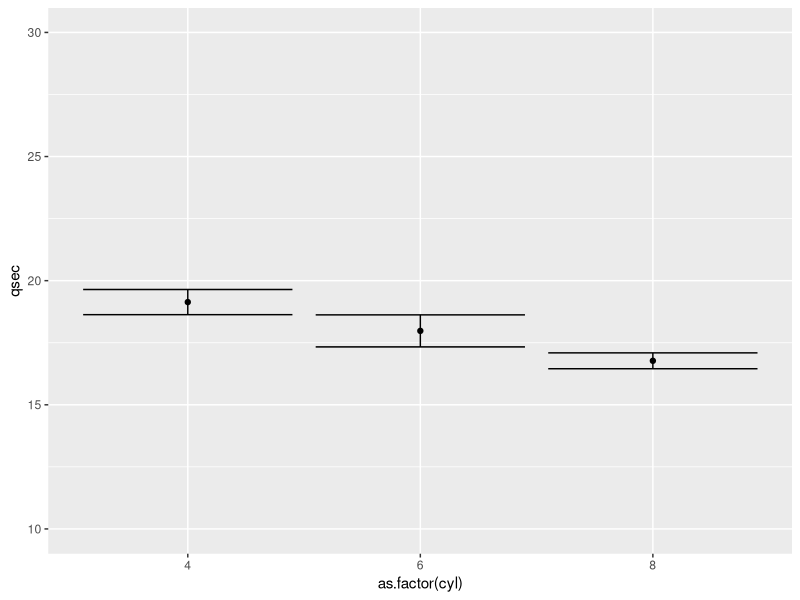
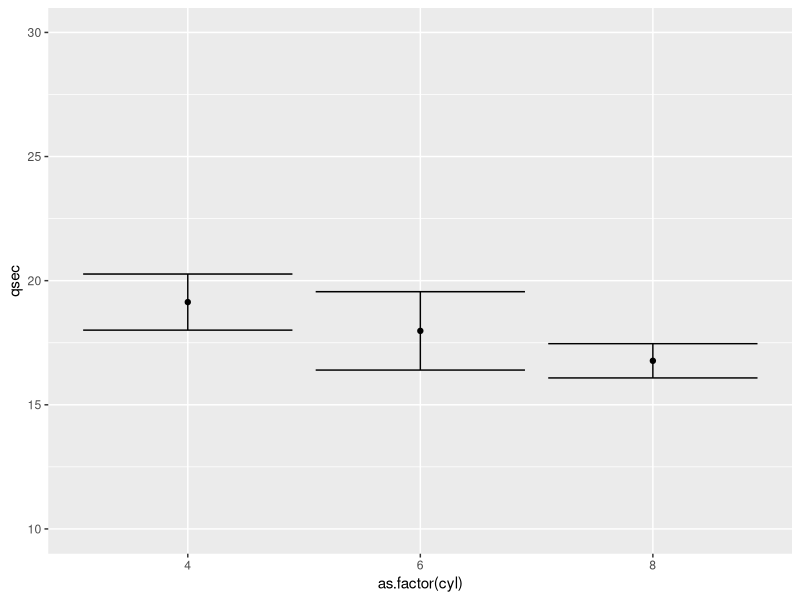
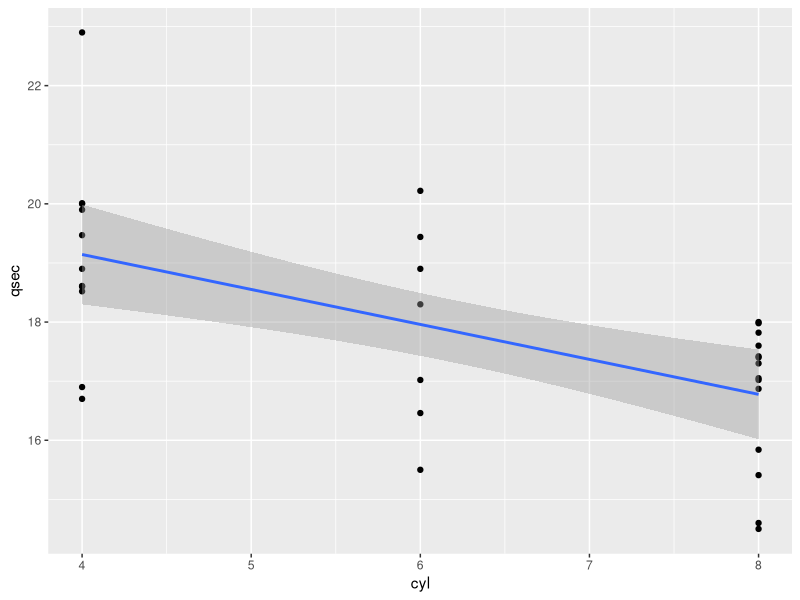
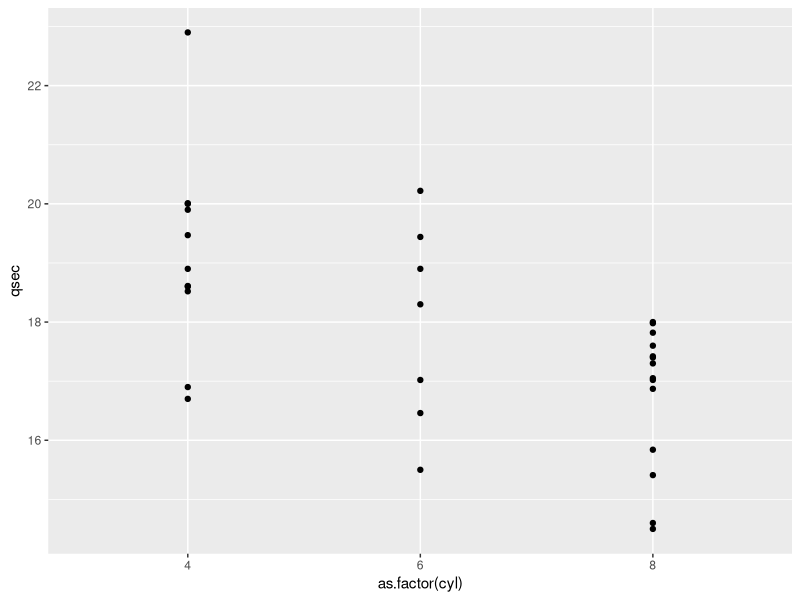

Recreate these plots in R, in order.

#'--- 
#' title: "stat_summary functions in ggplot"
#' author: "Nayef Ahmad"
#' date: "2019-11-03"
#' output: 
#'   html_document: 
#'     keep_md: yes
#'     code_folding: show
#'     toc: true
#'     toc_float: true
#'     toc_folding: false
#' ---
#' 
#' 

#+ lib, include = FALSE 
library(tidyverse)
library(Hmisc)
library(broom)

#+ rest 

#' # Overview
#'
#' Reference:
#' https://stackoverflow.com/questions/19258460/standard-error-bars-using-stat-summary
#'
#' Let's look at the difference between 2 different ways of supplying functions
#' to `stat_summary`:
#'
#' 1. Binding the function (e.g. `mean`) to the argument `fun.y`
#'
#' 2. Binding the function (e.g. `mean_se` or `Hmisc::mean_cl_normal`) to the
#' argument `fun.data`
#'
#' This could be a good way to fit pointwise confidence intervals without
#' fitting a regression model to the entire dataset. 
#' 
 

# ?stat_summary

#' # Plot with 1 s.e. intervals around mean
#' 
#' This plot shows mean and 1 standard error intervals 

mtcars %>% 
    ggplot(aes(as.factor(cyl),
               qsec)) + 
    
    # stat_summary with arg "fun.y":
    # A function that returns a single number 
    stat_summary(fun.y = mean, 
                 geom = "point") + 
    
    # stat_summary with arg "fun.data": 
    # A function that is given the complete data and should return a data frame
    # with variables ymin, y, and ymax (for use in plotting ranges).
    
    # mean_se( ) is intended for use with stat_summary. It calculates mean and 
    # standard error 
    stat_summary(fun.data = mean_se,  
                 geom = "errorbar") + 
    
    scale_y_continuous(limits = c(10, 30))



#' # Plot with normmal-based CI around mean
#' 
#' Now use function `mean_cl_normal` from package `{Hmisc}`. This gives the
#' sample mean and lower and upper Gaussian confidence limits based on the
#' t-distribution
 
# ?mean_cl_normal

#' Here's how the function works: 
#' 
smean.cl.normal

# plot 
mtcars %>% 
    ggplot(aes(as.factor(cyl),
               qsec)) + 
    
    # stat_summary with arg "fun.y":
    # A function that returns a single number 
    stat_summary(fun.y = mean, 
                 geom = "point") + 
    
    # stat_summary with arg "fun.data": 
    # A function that is given the complete data and should return a data frame
    # with variables ymin, y, and ymax (for use in plotting ranges).
    
    # mean_cl_normal( ) is intended for use with stat_summary. It calculates
    # sample mean and lower and upper Gaussian confidence limits based on the 
    # t-distribution
    stat_summary(fun.data = mean_cl_normal,  
                 geom = "errorbar") +
    
    scale_y_continuous(limits = c(10, 30))


#' # Why not regression?
#'
#' Consider the following. Is this a better way to show confidence intervals?
#'
#' **Ans.** No, not if cylinder is not actually a continuous variable.
#'
#' These are two different models:
#'
#' * if we treat `cyl` as continuous, then we estimate two parameters: <i> slope
#' and intercept </i>
#'
#' * if we treat `cyl` as factor, then we estimate 3 parameters: <i> intercept,
#' effect of `cyl = 6`, and effect of `cyl = 8` </i>
#'
#'
#'#' Note that the CI will not be displayed if you pass `cyl` as a factor (2nd
#' graph below)
#' 

# cyl as continuous
mtcars %>% 
    ggplot(aes(x = cyl,
               y = qsec)) + 
    geom_point() + 
    geom_smooth(method = "lm")


# cyl as factor
mtcars %>% 
    ggplot(aes(x = as.factor(cyl),
               y = qsec)) + 
    geom_point() + 
    geom_smooth(method = "lm")


#' # Exploring alternative models 

lm(qsec ~ cyl, 
   data = mtcars) %>% 
    tidy %>% 
    kableExtra::kable()


lm(qsec ~ as.factor(cyl), 
   data = mtcars) %>% 
    tidy %>% 
    kableExtra::kable()
